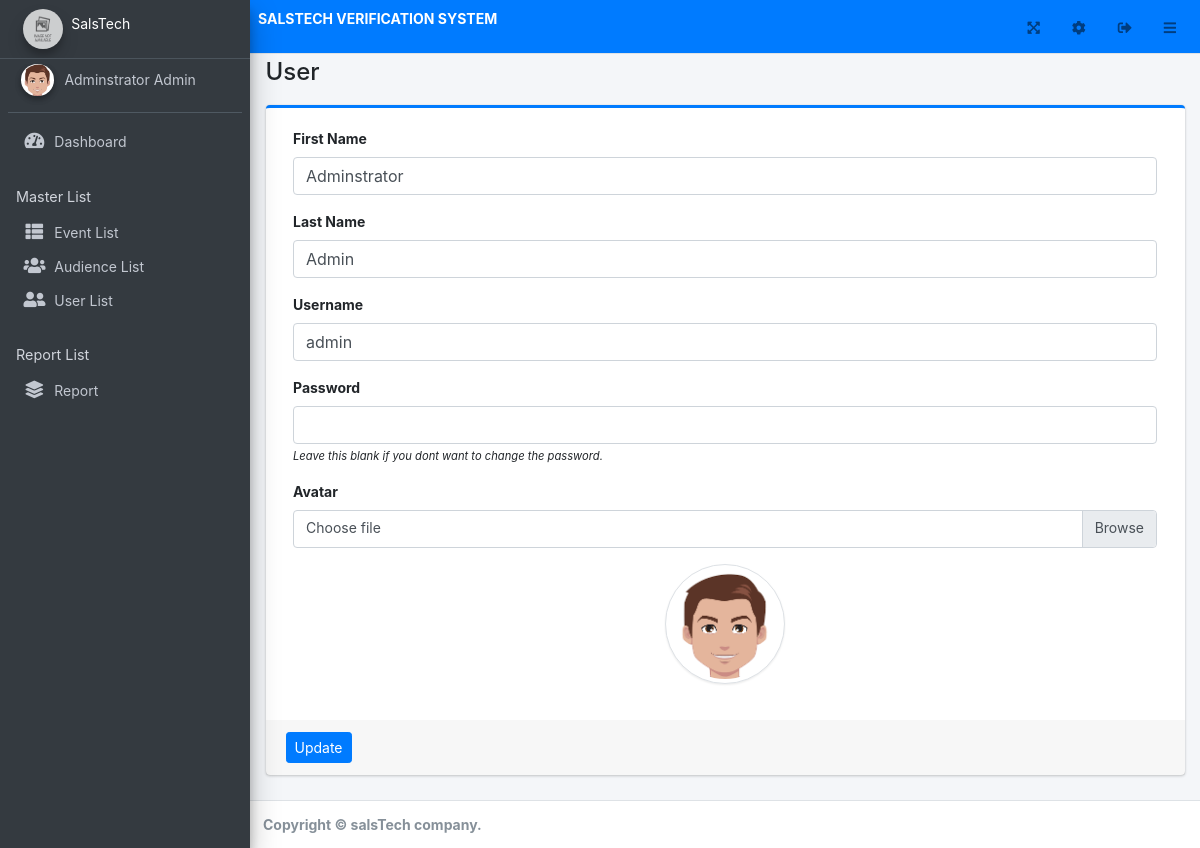
The app's page /admin/?page=user (signed in) with its own data.
### tables this page shows
CREATE TABLE `users` (
  `id` int(50) NOT NULL,
  `firstname` varchar(250) NOT NULL,
  `lastname` varchar(250) NOT NULL,
  `username` text NOT NULL,
  `password` text NOT NULL,
  `avatar` text DEFAULT NULL,
  `last_login` datetime DEFAULT NULL,
  `type` tinyint(1) NOT NULL DEFAULT 2 COMMENT '1=Admin,2=Registrar',
  `date_added` datetime NOT NULL DEFAULT current_timestamp(),
  `date_updated` datetime DEFAULT NULL ON UPDATE current_timestamp()
);

### classes/DBConnection.php (called while the page is built, shortened)
<?php
class DBConnection{
    private $host = 'localhost';
    private $username = 'root';
    private $password = '';
    private $database = 'event_db';
    public $conn;
    public function __construct(){
        if (!isset($this->conn)) {
            $this->conn = new mysqli($this->host, $this->username, $this->password, $this->database);
        }
    }
}
?>

### classes/SystemSettings.php (called while the page is built, shortened)
<?php
class SystemSettings extends DBConnection{
	function userdata($field = ''){
		if(!empty($field)){
			if(isset($_SESSION['userdata'][$field]))
				return $_SESSION['userdata'][$field];
			else
				return null;
		}else{
			return false;
		}
	}
}
$_settings = new SystemSettings();
?>

### config.php (called while the page is built, shortened)
<?php
require_once('classes/DBConnection.php');
require_once('classes/SystemSettings.php');
function validate_image($file){
	if(!empty($file)){
		if(is_file(base_app.$file)){
			return base_url.$file;
		}else{
			return base_url.'dist/img/no-image-available.png';
		}
	}else{
		return base_url.'dist/img/no-image-available.png';
	}
}

### admin/user/index.php (the view, shortened to what this page needs)
<?php
$user = $conn->query("SELECT * FROM users where id ='".$_settings->userdata('id')."'");
foreach($user->fetch_array() as $k =>$v){
	$meta[$k] = $v;
}
?>
<div class="card card-outline card-primary">
	<div class="card-body">
		<div class="container-fluid">
			<form action="" id="manage-user">
				<div class="form-group">
					<label for="name">First Name</label>
					<input type="text" name="firstname" id="firstname" class="form-control" value="<?php echo isset($meta['firstname']) ? $meta['firstname']: '' ?>" required>
				</div>
				<div class="form-group">
					<label for="name">Last Name</label>
					<input type="text" name="lastname" id="lastname" class="form-control" value="<?php echo isset($meta['lastname']) ? $meta['lastname']: '' ?>" required>
				</div>
				<div class="form-group">
					<label for="username">Username</label>
					<input type="text" name="username" id="username" class="form-control" value="<?php echo isset($meta['username']) ? $meta['username']: '' ?>" required  autocomplete="off">
				</div>
				<div class="form-group">
					<label for="password">Password</label>
					<input type="password" name="password" id="password" class="form-control" value="" autocomplete="off">
					<small><i>Leave this blank if you dont want to change the password.</i></small>
				</div>
				<div class="form-group">
					<label for="" class="control-label">Avatar</label>
					<div class="custom-file">
		              <label class="custom-file-label" for="customFile">Choose file</label>
		            </div>
				</div>
				<div class="form-group d-flex justify-content-center">
					<img src="<?php echo validate_image(isset($meta['avatar']) ? $meta['avatar'] :'') ?>" alt="" id="cimg" class="img-fluid img-thumbnail">
				</div>
			</form>
		</div>
	</div>
	<div class="card-footer">
			<div class="col-md-12">
				<div class="row">
					<button class="btn btn-sm btn-primary" form="manage-user">Update</button>
				</div>
			</div>
		</div>
</div>

### admin/user/index.php (style rules this page uses)
img#cimg { height: 15vh; width: 15vh; object-fit: cover; border-radius: 100% 100%; }

### records on screen
users: firstname "Adminstrator", lastname "Admin", username "admin", avatar (picture)

### other values on screen
$_settings->userdata('firstname').' '.$_settings->userdata('lastname') "Adminstrator Admin"
str_replace(array("_","/"), " ",$page) "User"
